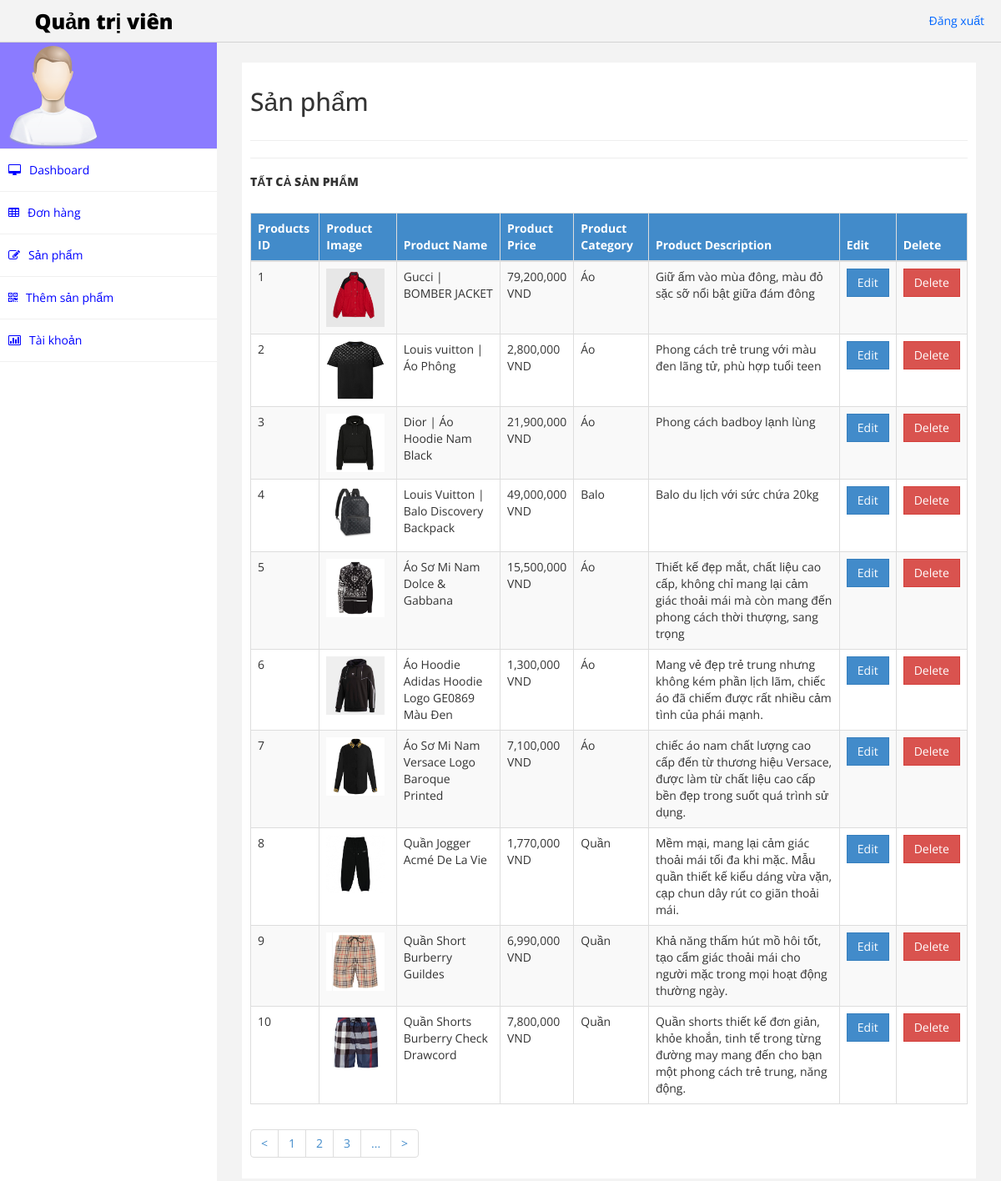
/Hshop/admin/products.php (signed in), run on the app's committed database.
### tables this page shows
CREATE TABLE `products` (
  `product_id` int(11) NOT NULL,
  `product_name` varchar(200) NOT NULL,
  `product_category` varchar(100) NOT NULL,
  `product_description` varchar(255) NOT NULL,
  `product_price` decimal(12,0) NOT NULL,
  `product_image` varchar(255) NOT NULL,
  `product_image2` varchar(50) NOT NULL,
  `product_image3` varchar(50) NOT NULL,
  `product_image4` varchar(50) NOT NULL
);

### Hshop/admin/products.php (the view, shortened to what this page needs)
<?php include('header.php') ?>
<?php
if(isset($_GET['page_no']) && $_GET['page_no'] != "") {
    $page_no = $_GET["page_no"];
  }else{
    $page_no = 1;
  }
  $stmt1 = $conn->prepare("SELECT count(*) As total_records FROM products");
  $stmt1->execute();
  $stmt1->bind_result($total_records);
  $total_records_per_page = 10;
  $offset = ($page_no-1) * $total_records_per_page;
  $total_no_of_pages = ceil($total_records/$total_records_per_page);
  $stmt2 = $conn->prepare("SELECT * FROM products LIMIT $offset,$total_records_per_page");
  $stmt2->execute();
  $products = $stmt2->get_result();
?>
        <nav class="navbar-default navbar-side" role="navigation">
            <div class="sidebar-collapse">
                <ul class="nav" id="main-menu">
                    <li class="text-center user-image-back">
                        <img src="assets/img/find_user.png" class="img-responsive" />
                    </li>
                    <li>
                        <a href="dashboard.php"><i class="fa fa-desktop "></i>Dashboard</a>
                    </li>
                    <li>
                        <a href="dashboard.php"><i class="fa fa-table "></i>Đơn hàng</a>
                    </li>
                    <li>
                        <a href="products.php"><i class="fa fa-edit "></i>Sản phẩm</a>
                    </li>
                    <li>
                        <a href="add_product.php"><i class="fa fa-qrcode "></i>Thêm sản phẩm</a>
                    </li>
                    <li>
                        <a href="account.php"><i class="fa fa-bar-chart-o"></i>Tài khoản</a>
                    </li>
                </ul>
            </div>
        </nav>
        <div id="page-wrapper">
            <div id="page-inner">
                <div class="row">
                    <div class="col-md-12">
                        <h2>Sản phẩm</h2>
                    </div>
                </div>
                <hr />
                <hr />
                <div>
                    <div>
                        <h5>Tất cả sản phẩm</h5>
                        <table class="table table-striped table-bordered table-hover">
                            <thead class="btn-primary">
                                <tr>
                                    <th>Products ID</th>
                                    <th>Product Image</th>
                                    <th>Product Name</th>
                                    <th>Product Price</th>
                                    <th>Product Category</th>
                                    <th>Product Description</th>
                                    <th>Edit</th>
                                    <th>Delete</th>
                                </tr>
                            </thead>
                            <tbody>
                                <?php foreach($products as $products) { ?>
                                <tr>
                                    <td><?php echo $products['product_id'] ?></td>
                                    <td><img src="../assets/img/<?php echo $products['product_image'] ?>" style="width:70px;height:70px;" alt="Ảnh sản phẩm"></td>
                                    <td><?php echo $products['product_name'] ?></td>
                                    <td style="width:10%;"><?php echo number_format($products['product_price'],'0','.',','); ?> VND</td>
                                    <td><?php if($products['product_category']== 'coats') {
                                        echo 'Áo';
                                                    }else if ($products['product_category']== 'pants') {echo 'Quần';
                                                    }else if ($products['product_category']== 'accessories') {echo 'Phụ kiện';
                                                    }else if ($products['product_category']== 'bags') {echo 'Balo';}  ?></td>
                                    <td><?php echo $products['product_description'] ?></td>
                                    <td><a href="edit_product.php?product_id=<?php echo $products['product_id'] ?>" class="btn btn-primary">Edit</a></td>
                                    <td><a href="delete_product.php?product_id=<?php echo $products['product_id'] ?>" class="btn btn-danger">Delete</a></td>
                                </tr>
                                <?php }?>
                            </tbody>
                        </table>
                        <nav aria-label="page navigation">
                                <ul class="pagination mt-5 text-center" style="bottom: 0;left: 0;right: 0;margin: 10px auto;justify-content: center;z-index: 1;">
                                    <li class="page-item <?php if($page_no<=1){echo 'disable';} ?> ">
                                    <a href="<?php if($page_no<=1) {echo '#';}else{echo '?page_no='.$page_no-1;} ?>" class="page-link"><</a>
                                    </li>
                                    <li class="page-item"><a href="?page_no=1" class="page-link">1</a></li>
                                    <li class="page-item"><a href="?page_no=2" class="page-link">2</a></li>
                                    <li class="page-item"><a href="?page_no=3" class="page-link">3</a></li>
                                    <li class="page-item"><a href="" class="page-link">...</a></li>
                                    <li class="page-item <?php if($page_no>= $total_no_of_pages){echo '#';} ?> ">
                                    <a href="<?php if($page_no>=$total_no_of_pages) {echo '#';}else{echo '?page_no='.$page_no+1;} ?>" class="page-link">></a>
                                    </li>
                                </ul>
                        </nav>
                    </div>
            </div>
        </div>
    </div>
</body>
</html>

### Hshop/admin/assets/css/custom.css (style rules this page uses)
body { font-family: 'Open Sans', sans-serif; }
#page-wrapper { padding: 15px 15px; min-height: 600px; background:#F3F3F3; }
#page-inner { width:100%; margin:10px 20px 10px 0px; background-color:#fff!important; padding:10px; min-height:1200px; }
.text-center { text-align:center; }
.user-image-back { background-color:#8B7BFF; }
h5,.h5 { font-size: 14px; font-weight: 900; text-transform: uppercase; padding-bottom:20px; }
.sidebar-collapse , .sidebar-collapse .nav { background:none; }
.sidebar-collapse .nav { padding:0; }
.sidebar-collapse .nav > li > a { background: #FFFFFF; text-shadow: none; color:#0000FF; }
.sidebar-collapse > .nav > li > a { padding:15px 10px; }
.sidebar-collapse > .nav > li { border-bottom: 1px solid rgba(240, 240, 240, 1) !important; }
.navbar-side { border:none; background-color: #202020; }
.navbar-default { border:0px solid #DDDDDD; }
.nav > li > a > i { margin-right:10px; }
.btn { border-radius: 0px; -webkit-border-radius: 0px; -moz-border-radius: 0px; }
@media (min-width:768px) { #page-wrapper { margin: 0 0 0 260px; padding: 15px 30px; min-height: 1200px; } }
@media (min-width:768px) { .navbar-side { z-index: 1; position: absolute; width: 260px; } }

### data on the page
products: product_id "1", product_image (picture), product_name "Gucci | BOMBER JACKET", product_price "79,200,000", product_category "Áo", product_description "Giữ ấm vào mùa đông, màu đỏ sặc sỡ nổi bật giữa đám đông"
products: product_id "2", product_image (picture), product_name "Louis vuitton | Áo Phông", product_price "2,800,000", product_category "Áo", product_description "Phong cách trẻ trung với màu đen lãng tử, phù hợp tuổi teen"
products: product_id "3", product_image (picture), product_name "Dior | Áo Hoodie Nam Black", product_price "21,900,000", product_category "Áo", product_description "Phong cách badboy lạnh lùng"
products: product_id "4", product_image (picture), product_name "Louis Vuitton | Balo Discovery Backpack", product_price "49,000,000", product_category "Balo", product_description "Balo du lịch với sức chứa 20kg"
products: product_id "5", product_image (picture), product_name "Áo Sơ Mi Nam Dolce & Gabbana", product_price "15,500,000", product_category "Áo", product_description "Thiết kế đẹp mắt, chất liệu cao cấp, không chỉ mang lại cảm giác thoải mái mà còn mang đến phong cách thời thượng, sang trọng"
products: product_id "6", product_image (picture), product_name "Áo Hoodie Adidas Hoodie Logo GE0869 Màu Đen", product_price "1,300,000", product_category "Áo", product_description "Mang vẻ đẹp trẻ trung nhưng không kém phần lịch lãm, chiếc áo đã chiếm được rất nhiều cảm tình của phái mạnh."
products: product_id "7", product_image (picture), product_name "Áo Sơ Mi Nam Versace Logo Baroque Printed", product_price "7,100,000", product_category "Áo", product_description "chiếc áo nam chất lượng cao cấp đến từ thương hiệu Versace, được làm từ chất liệu cao cấp bền đẹp trong suốt quá trình sử dụng."
products: product_id "8", product_image (picture), product_name "Quần Jogger Acmé De La Vie", product_price "1,770,000", product_category "Quần", product_description "Mềm mại, mang lại cảm giác thoải mái tối đa khi mặc. Mẫu quần thiết kế kiểu dáng vừa vặn, cạp chun dây rút co giãn thoải mái."
products: product_id "9", product_image (picture), product_name "Quần Short Burberry Guildes", product_price "6,990,000", product_category "Quần", product_description "Khả năng thấm hút mồ hôi tốt, tạo cẩm giác thoải mái cho người mặc trong mọi hoạt động thường ngày."
products: product_id "10", product_image (picture), product_name "Quần Shorts Burberry Check Drawcord", product_price "7,800,000", product_category "Quần", product_description "Quần shorts thiết kế đơn giản, khỏe khoắn, tinh tế trong từng đường may mang đến cho bạn một phong cách trẻ trung, năng động."
